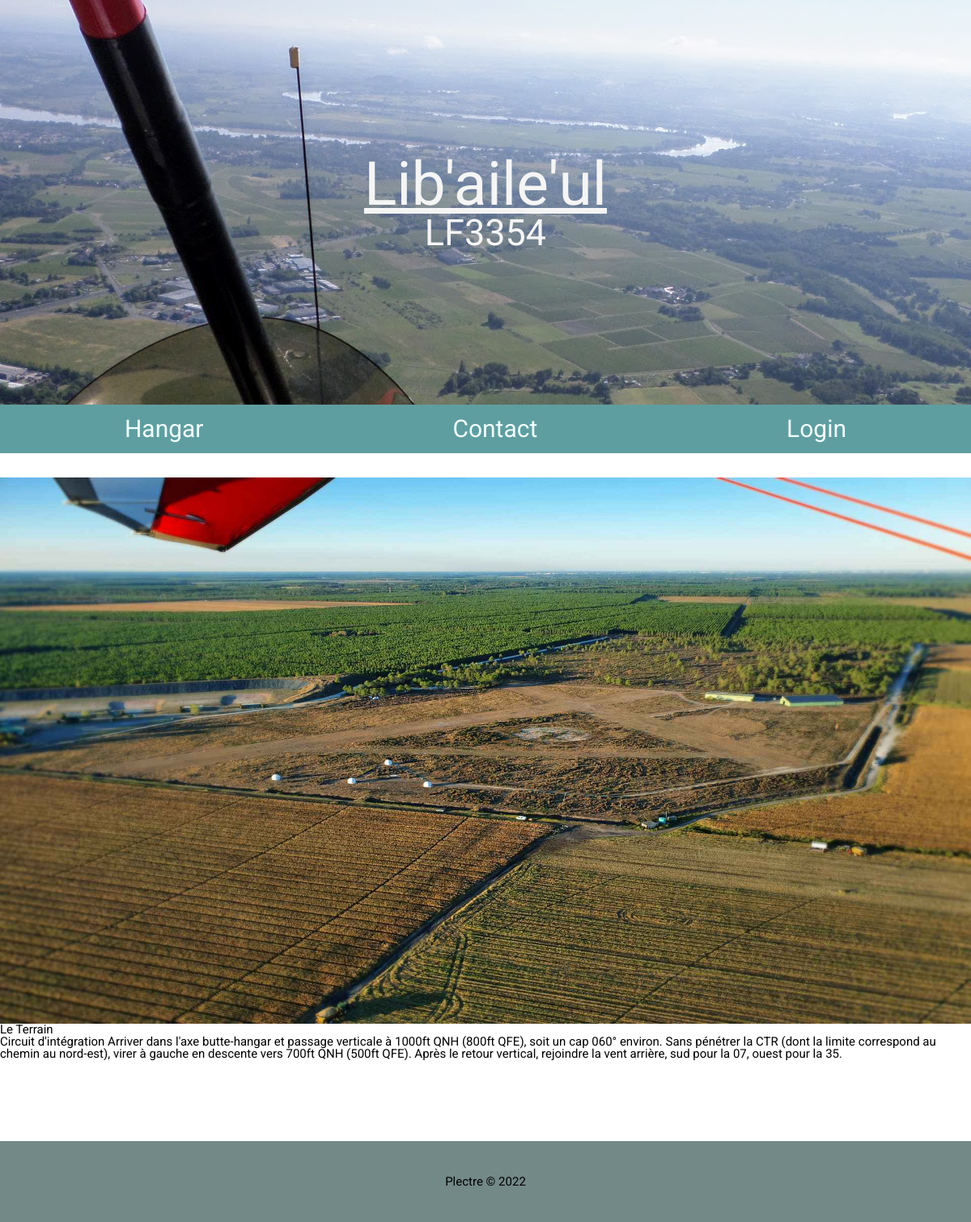
The app's page /detail/7 with its own data.
### hangar/models.py (models this page shows, shortened)
class Articles(models.Model):
    title = models.CharField(max_length=32, null=False)
    content = models.TextField(null=False)
    image = models.ImageField(blank=True, upload_to='images/')

### hangar/views.py (the view)
# urls.py: path('detail/<int:id>', views.detail, name='detail'),
def detail(request, id):
    articles = Articles
    details = articles.objects.get(pk=id)
    context = {
        'details': details,
    }
    return render(request, 'hangar/detail.html', context)

### hangar/templates/hangar/detail.html (shortened to what this page needs)
{% extends 'hangar/base.html' %}
{% block content %}
<div class="main-content">
<div class="details-card">
    <div class="details-card-img">
        <img src='{{ details.image.url }}' alt="image {{details.title}}">
    </div>
    <h4 class="details-card-title">{{ details.title }}</h4>
    <h5 class="details-card-content">{{ details.content }}</h5>
</div>
</div>
{% endblock content %}

### static/css/main.css (style rules this page uses)
html, body, div, span, applet, object, iframe, h1, h2, h3, h4, h5, h6, p, blockquote, pre, a, abbr, acronym, address, big, cite, code, del, dfn, em, img, ins, kbd, q, s, samp, small, strike, strong, sub, sup, tt, var, b, u, i, center, dl, dt, dd, ol, ul, li, fieldset, form, label, legend, table, caption, tbody, tfoot, thead, tr, th, td, article, aside, canvas, details, embed, figure, figcaption, footer, header, hgroup, menu, nav, output, ruby, section, summary, time, mark, audio, video { margin: 0; padding: 0; border: 0; font-size: 100%; font: inherit; vertical-align: baseline; }
body { line-height: 1; }
:root { font-size: 15px; font-family: 'Roboto', sans-serif; }
* { margin: 0; padding: 0; box-sizing: border-box; }
.main-content { display: flex; flex-direction: column; width: inherit; margin: auto; overflow: hidden; }
.details-card-img img { width: 100%; }
@media only screen and (min-width: 900px) { .main-content { flex-direction: row; flex-basis: max-content; flex-wrap: wrap; width: inherit; } }

### records on screen
Articles: image (picture), title "Le Terrain", content "Circuit d'intégration Arriver dans l'axe butte-hangar et passage verticale à 1000ft QNH (800ft QFE), soit un cap 060° environ. Sans pénétrer la CTR (dont la limite correspond au chemin au nord-est), virer à gauche en descente vers 700ft QNH (500ft QFE). Après le retour vertical, rejoindre la vent arrière, sud pour la 07, ouest pour la 35."
